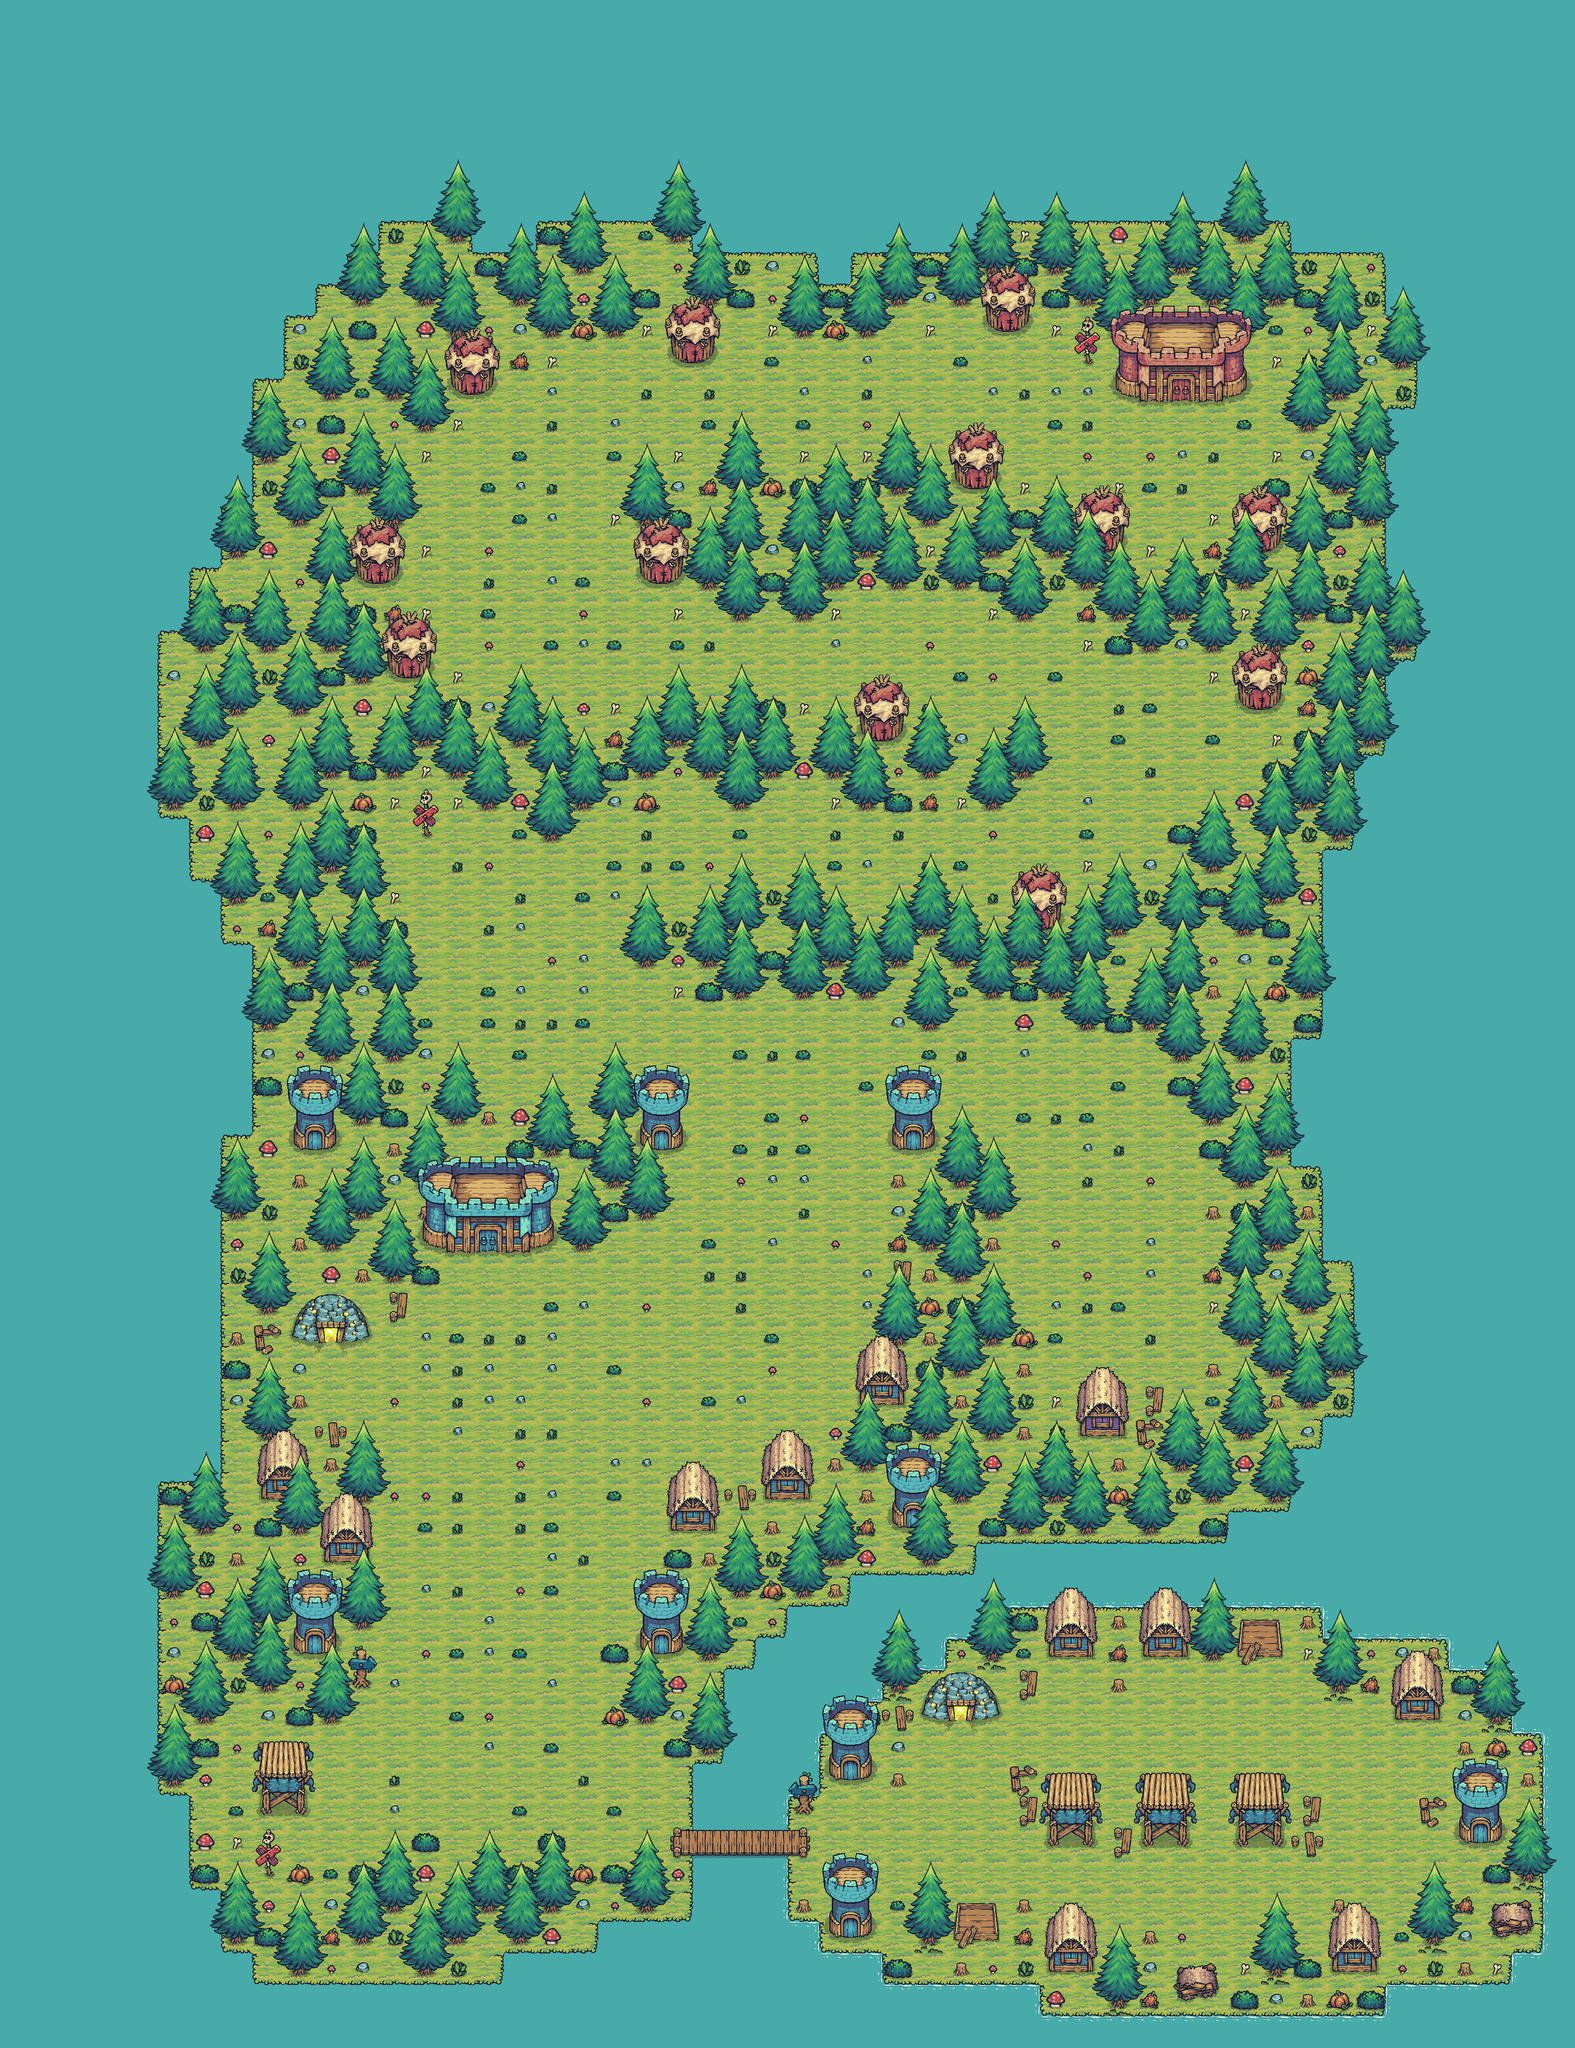

Tiled map render using the project's own tile images. Description and the map definition, with tile-layer contents summarised, below:
An orthogonal 50x65 tile map with 64x64 px tiles, 8 tile layers (water, ground, details, FloorBlockRestrictions, ...), 31 tilesets.

<map version="1.10" tiledversion="1.11.0" orientation="orthogonal" renderorder="right-down" width="50" height="65" tilewidth="64" tileheight="64" infinite="0" nextlayerid="10" nextobjectid="1">
 <tileset firstgid="1" source="terrain-water.tsx" />
 <tileset firstgid="2" source="terrain-flat.tsx" />
 <tileset firstgid="42" source="terrain-bridge.tsx" />
 <tileset firstgid="54" source="blue-house.tsx" />
 <tileset firstgid="60" source="tower_blue.tsx" />
 <tileset firstgid="68" source="house_destroyed.tsx" />
 <tileset firstgid="74" source="house_construction.tsx" />
 <tileset firstgid="80" source="terrain-water-animation.tsx" />
 <tileset firstgid="152" source="wood_tower_blue.tsx" />
 <tileset firstgid="200" source="goldmine_active.tsx" />
 <tileset firstgid="206" source="trees.tsx" />
 <tileset firstgid="314" source="castle_blue.tsx" />
 <tileset firstgid="334" source="purple-house.tsx" />
 <tileset firstgid="340" source="castle-red.tsx" />
 <tileset firstgid="360" source="goblin-hut.tsx" />
 <tileset firstgid="366" source="terrain-elevation.tsx" />
 <tileset firstgid="398" source="terrain-shadow.tsx" />
 <tileset firstgid="407" source="small-mushroom.tsx" />
 <tileset firstgid="408" source="med-mushroom.tsx" />
 <tileset firstgid="409" source="large-mushroom.tsx" />
 <tileset firstgid="410" source="med-rock.tsx" />
 <tileset firstgid="411" source="small-bush.tsx" />
 <tileset firstgid="412" source="x-man.tsx" />
 <tileset firstgid="414" source="large-bush.tsx" />
 <tileset firstgid="415" source="large-plant.tsx" />
 <tileset firstgid="416" source="arrow-sign.tsx" />
 <tileset firstgid="418" source="small-pumpkin.tsx" />
 <tileset firstgid="419" source="large-pumpkin.tsx" />
 <tileset firstgid="420" source="bone-deco.tsx" />
 <tileset firstgid="421" source="small-rock.tsx" />
 <tileset firstgid="422" source="small-plant.tsx" />
 <layer id="1" name="water" width="50" height="65">
  <data>[3250 cells, 3250 non-empty, 1 distinct tile ids]</data>
 </layer>
 <layer id="2" name="ground" width="50" height="65">
  <data>[3250 cells, 2053 non-empty, 14 distinct tile ids]</data>
 </layer>
 <layer id="3" name="details" width="50" height="65">
  <data>[3250 cells, 598 non-empty, 34 distinct tile ids]</data>
 </layer>
 <layer id="4" name="FloorBlockRestrictions" width="50" height="65">
  <data>[3250 cells, 0 non-empty, 0 distinct tile ids]</data>
 </layer>
 <layer id="5" name="Entities" width="50" height="65">
  <data>[3250 cells, 0 non-empty, 0 distinct tile ids]</data>
 </layer>
 <layer id="9" name="DecoLayer3" width="50" height="65">
  <data>[3250 cells, 814 non-empty, 19 distinct tile ids]</data>
 </layer>
 <layer id="6" name="DecoLayer2" width="50" height="65">
  <data>[3250 cells, 825 non-empty, 32 distinct tile ids]</data>
 </layer>
 <layer id="7" name="DecoLayer1" width="50" height="65">
  <data>[3250 cells, 571 non-empty, 99 distinct tile ids]</data>
 </layer>
</map>
